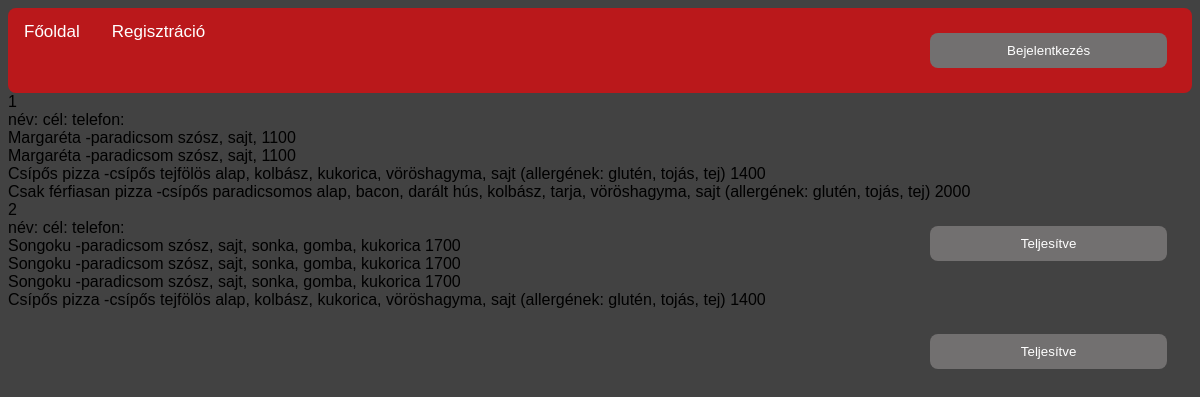
/AdminInProgress.php, run on the app's committed database.
### tables this page shows
CREATE TABLE `orders` (
  `orderid` int(11) NOT NULL,
  `user` int(11) NOT NULL,
  `pizzas` text NOT NULL,
  `ready` tinyint(1) NOT NULL
);

CREATE TABLE `users` (
  `userid` int(11) NOT NULL,
  `username` text NOT NULL,
  `password` text NOT NULL,
  `email` text NOT NULL,
  `firstname` text NOT NULL,
  `lastname` text NOT NULL,
  `gender` text NOT NULL,
  `birthdate` text NOT NULL,
  `zipcode` text NOT NULL,
  `city` text NOT NULL,
  `street` text NOT NULL,
  `phone` text NOT NULL,
  `IsAdmin` tinyint(1) NOT NULL
);

CREATE TABLE `pizza` (
  `pizzaid` int(11) NOT NULL,
  `pizzaname` text NOT NULL,
  `description` text NOT NULL,
  `price` int(11) NOT NULL,
  `image` text NOT NULL
);

### AdminInProgress.php (called while the page is built, shortened)
<?php
require_once("DatabaseParts/User_Login_verification.php");
require_once("parts/htmlTop.php");
require_once("parts/menu.php");
require("DatabaseParts/Order_display.php");
require_once("parts/htmlBottom.php");
?>

### DatabaseParts/Order_display.php (the view, shortened to what this page needs)
<?php
require("DatabaseParts/Userdata_server_connect.php");
try {
    $sql = "SELECT orderid, user, pizzas, ready FROM orders";
    $queryLeker = $conn->prepare($sql);
    $queryLeker->execute();
    while ($row = $queryLeker->fetch(PDO::FETCH_ASSOC)) {
        $orderid = $row["orderid"];
        $userid = $row["user"];
        $pizzas = explode(" ", $row["pizzas"]);
        $isReady = $row["ready"];
        if ($isReady != IS_READY) {
            try {
                $firstname = $lastname = $zipcode = $city = $street = $phone = "";
                $sqlu = "SELECT firstname, lastname, zipcode, city, street, phone FROM users WHERE userid=:useridt";
                $queryKeres = $conn->prepare($sqlu);
                $queryKeres->bindParam(":useridt", $userid, PDO::PARAM_STR);
                $queryKeres->execute();
                if ($queryKeres->rowCount() >= 1) {
                    $queryKeres->bindColumn("firstname", $firstname);
                    $queryKeres->bindColumn("lastname", $lastname);
                    $queryKeres->bindColumn("zipcode", $zipcode);
                    $queryKeres->bindColumn("city", $city);
                    $queryKeres->bindColumn("street", $street);
                    $queryKeres->bindColumn("phone", $phone);
                    while ($row = $queryKeres->fetch(PDO::FETCH_ASSOC)) {
                        echo "<div class=oderdisplay >";
                        echo $orderid . "<br>";
                        echo "név: " . $firstname . " " . $lastname . " cél: " . $zipcode . " " . $city . " " . $street . " telefon: " . $phone . "<br>";
                    }
                }
            } catch (PDOException $e) {
                echo "<p class='error'>Adatbázis lekérdezési hiba: " . $e->getMessage() . "</p>\n";
            } catch (Exception $e) {
                echo "<p class='error'>Hiba: " . $e->getMessage() . "</p>\n";
            }
            try {
                $sqlp = "SELECT pizzaid, pizzaname, description, price FROM pizza";
                $queryLekerpizza = $conn->prepare($sqlp);
                $queryLekerpizza->execute();
                while ($row = $queryLekerpizza->fetch(PDO::FETCH_ASSOC)) {
                    foreach ($pizzas as $value) {
                        if ($row["pizzaid"] == $value) {
                            echo $row["pizzaname"] . " " . $row["description"] . " " . $row["price"] . "<br>";
                        }
                    }
                }
                echo "<button onclick=Finished(" . $orderid . ")>Teljesítve</button></div>";
            } catch (PDOException $e) {
                echo "<p class='error'>Adatbázis lekérdezési hiba: " . $e->getMessage() . "</p>\n";
            } catch (Exception $e) {
                echo "<p class='error'>Hiba: " . $e->getMessage() . "</p>\n";
            }
        }
    }
} catch (PDOException $e) {
    echo "<p class='error'>Adatbázis lekérdezési hiba: " . $e->getMessage() . "</p>\n";
} catch (Exception $e) {
    echo "<p class='error'>Hiba: " . $e->getMessage() . "</p>\n";
}
?>

### parts/style.css (style rules this page uses)
html, body, head, header, footer { font-family: Tahoma, Verdana, sans-serif; background-color: #fefefe; background-color: #424242; }
::placeholder { color: #ffffff; }
button { border-radius: 8px; text-align: center; background-color: #727070; color: #ffffff; text-decoration: none; border: none; width: 20%; padding: 10px; margin: 25px; min-width: fit-content; float: right; }
*, *::after, *::before { box-sizing: border-box; }

### data on the page
orders: orderid "1"
pizza: pizzaname "Margaréta", description "-paradicsom szósz, sajt,", price "1100"
pizza: pizzaname "Csípős pizza", description "-csípős tejfölös alap, kolbász, kukorica, vöröshagyma, sajt (allergének: glutén, tojás, tej)", price "1400"
pizza: pizzaname "Csak férfiasan pizza", description "-csípős paradicsomos alap, bacon, darált hús, kolbász, tarja, vöröshagyma, sajt (allergének: glutén, tojás, tej)", price "2000"
orders: orderid "2"
pizza: pizzaname "Songoku", description "-paradicsom szósz, sajt, sonka, gomba, kukorica", price "1700"
